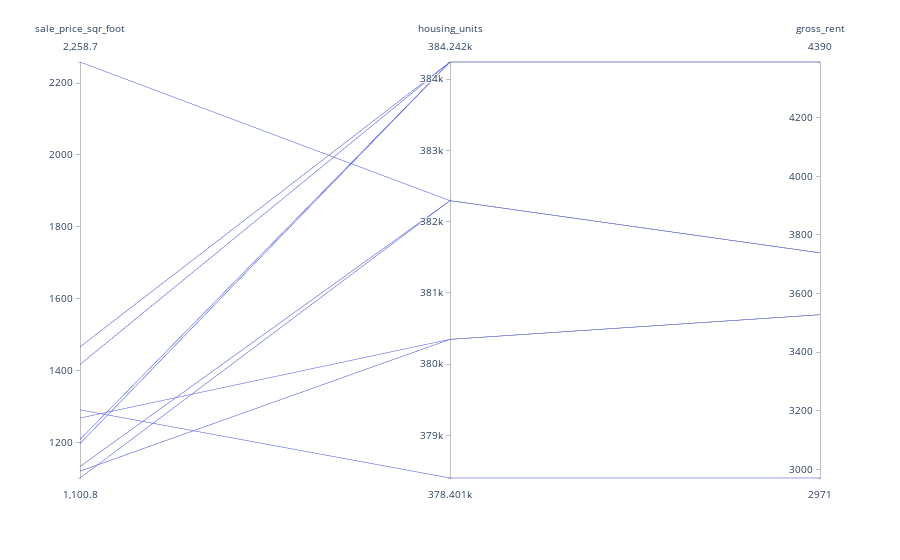

Notebook cell for this chart:
### Code cell
# Parallel Coordinates Plot
px.parallel_coordinates(load_data4)

### Figure 1 — Plotly figure (JSON) as saved in the notebook; plotly's stock layout.template omitted (floating-point values rounded to 4 significant figures)
{"data": [{"dimensions": [{"label": "sale_price_sqr_foot", "values": [2259.0, 1466.0, 1417.0, 1290.0, 1268.0, 1208.0, 1197.0, 1133.0, 1120.0, 1101.0]}, {"label": "housing_units", "values": [382295, 384242, 384242, 378401, 380348, 384242, 384242, 382295, 380348, 382295]}, {"label": "gross_rent", "values": [3739, 4390, 4390, 2971, 3528, 4390, 4390, 3739, 3528, 3739]}], "domain": {"x": [0, 1], "y": [0, 1]}, "name": "", "type": "parcoords"}], "layout": {"autosize": true, "legend": {"tracegroupgap": 0}, "margin": {"t": 60}}}
